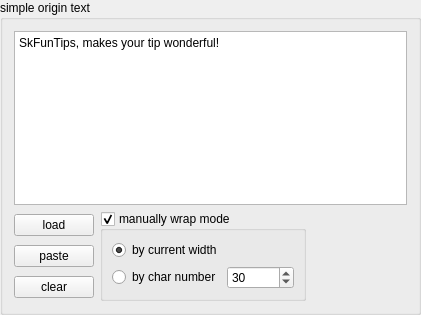
<?xml version="1.0" encoding="UTF-8"?>
<ui version="4.0">
 <class>SourceWidget</class>
 <widget class="QGroupBox" name="SourceWidget">
  <property name="geometry">
   <rect>
    <x>0</x>
    <y>0</y>
    <width>421</width>
    <height>315</height>
   </rect>
  </property>
  <property name="sizePolicy">
   <sizepolicy hsizetype="Expanding" vsizetype="Expanding">
    <horstretch>0</horstretch>
    <verstretch>0</verstretch>
   </sizepolicy>
  </property>
  <property name="windowTitle">
   <string>GroupBox</string>
  </property>
  <property name="title">
   <string>simple origin text</string>
  </property>
  <layout class="QVBoxLayout" name="verticalLayout">
   <item>
    <widget class="QTextEdit" name="textEdit_shuRu">
     <property name="sizePolicy">
      <sizepolicy hsizetype="Expanding" vsizetype="Expanding">
       <horstretch>0</horstretch>
       <verstretch>0</verstretch>
      </sizepolicy>
     </property>
     <property name="lineWrapMode">
      <enum>QTextEdit::NoWrap</enum>
     </property>
     <property name="html">
      <string>&lt;!DOCTYPE HTML PUBLIC &quot;-//W3C//DTD HTML 4.0//EN&quot; &quot;http://www.w3.org/TR/REC-html40/strict.dtd&quot;&gt;
&lt;html&gt;&lt;head&gt;&lt;meta name=&quot;qrichtext&quot; content=&quot;1&quot; /&gt;&lt;style type=&quot;text/css&quot;&gt;
p, li { white-space: pre-wrap; }
&lt;/style&gt;&lt;/head&gt;&lt;body style=&quot; font-family:'SimSun'; font-size:9pt; font-weight:400; font-style:normal;&quot;&gt;
&lt;p style=&quot; margin-top:0px; margin-bottom:0px; margin-left:0px; margin-right:0px; -qt-block-indent:0; text-indent:0px;&quot;&gt;SkFunTips, makes your tip wonderful!&lt;/p&gt;&lt;/body&gt;&lt;/html&gt;</string>
     </property>
     <property name="acceptRichText">
      <bool>false</bool>
     </property>
    </widget>
   </item>
   <item>
    <layout class="QHBoxLayout" name="horizontalLayout_3">
     <item>
      <layout class="QVBoxLayout" name="verticalLayout_2">
       <item>
        <widget class="QPushButton" name="pushButton_jiaZaiWenJian">
         <property name="text">
          <string>load</string>
         </property>
        </widget>
       </item>
       <item>
        <widget class="QPushButton" name="pushButton_jianQieBan">
         <property name="text">
          <string>paste</string>
         </property>
        </widget>
       </item>
       <item>
        <widget class="QPushButton" name="pushButton_qingKong">
         <property name="text">
          <string>clear</string>
         </property>
        </widget>
       </item>
      </layout>
     </item>
     <item>
      <widget class="QGroupBox" name="groupBox_huanHang">
       <property name="title">
        <string>manually wrap mode</string>
       </property>
       <property name="checkable">
        <bool>true</bool>
       </property>
       <property name="checked">
        <bool>true</bool>
       </property>
       <layout class="QVBoxLayout" name="verticalLayout_3">
        <item>
         <widget class="QRadioButton" name="radioButton_xianShiKuanDuHuanHang">
          <property name="text">
           <string>by current width</string>
          </property>
          <property name="checked">
           <bool>true</bool>
          </property>
         </widget>
        </item>
        <item>
         <layout class="QHBoxLayout" name="horizontalLayout">
          <item>
           <widget class="QRadioButton" name="radioButton_ziFuShuHuanHang">
            <property name="toolTip">
             <string>&lt;html&gt;&lt;head/&gt;&lt;body&gt;&lt;p&gt;近似的中文行宽度，英文符号等可更多&lt;/p&gt;&lt;/body&gt;&lt;/html&gt;</string>
            </property>
            <property name="text">
             <string>by char number</string>
            </property>
           </widget>
          </item>
          <item>
           <widget class="QSpinBox" name="spinBox_huanHangZiFuShu">
            <property name="toolTip">
             <string>&lt;html&gt;&lt;head/&gt;&lt;body&gt;&lt;p&gt;wide char width, narrow char can be more&lt;/p&gt;&lt;/body&gt;&lt;/html&gt;</string>
            </property>
            <property name="minimum">
             <number>1</number>
            </property>
            <property name="maximum">
             <number>999999999</number>
            </property>
            <property name="value">
             <number>30</number>
            </property>
           </widget>
          </item>
         </layout>
        </item>
       </layout>
      </widget>
     </item>
     <item>
      <spacer name="horizontalSpacer">
       <property name="orientation">
        <enum>Qt::Horizontal</enum>
       </property>
       <property name="sizeHint" stdset="0">
        <size>
         <width>40</width>
         <height>20</height>
        </size>
       </property>
      </spacer>
     </item>
    </layout>
   </item>
  </layout>
 </widget>
 <resources/>
 <connections/>
</ui>
